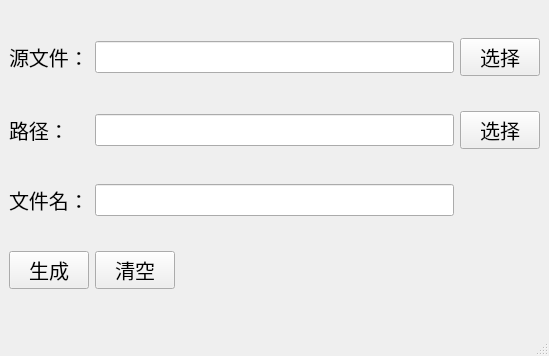
<?xml version="1.0" encoding="UTF-8"?>
<ui version="4.0">
 <class>MainWindow</class>
 <widget class="QMainWindow" name="MainWindow">
  <property name="geometry">
   <rect>
    <x>0</x>
    <y>0</y>
    <width>549</width>
    <height>356</height>
   </rect>
  </property>
  <property name="font">
   <font>
    <pointsize>15</pointsize>
   </font>
  </property>
  <property name="acceptDrops">
   <bool>false</bool>
  </property>
  <property name="windowTitle">
   <string>生成目录文件</string>
  </property>
  <widget class="QWidget" name="centralwidget">
   <layout class="QGridLayout" name="gridLayout">
    <item row="1" column="2">
     <widget class="QPushButton" name="obj_file_btn">
      <property name="font">
       <font>
        <pointsize>15</pointsize>
       </font>
      </property>
      <property name="text">
       <string>选择</string>
      </property>
     </widget>
    </item>
    <item row="4" column="1" alignment="Qt::AlignLeft|Qt::AlignVCenter">
     <widget class="QPushButton" name="clear_btn">
      <property name="font">
       <font>
        <pointsize>15</pointsize>
       </font>
      </property>
      <property name="text">
       <string>清空</string>
      </property>
     </widget>
    </item>
    <item row="2" column="1">
     <widget class="QLineEdit" name="edit_file_name"/>
    </item>
    <item row="0" column="1">
     <widget class="QLineEdit" name="edit_src"/>
    </item>
    <item row="1" column="1">
     <widget class="QLineEdit" name="edit_obj"/>
    </item>
    <item row="2" column="0">
     <widget class="QLabel" name="label_3">
      <property name="font">
       <font>
        <pointsize>15</pointsize>
       </font>
      </property>
      <property name="text">
       <string>文件名：</string>
      </property>
     </widget>
    </item>
    <item row="1" column="0">
     <widget class="QLabel" name="label_2">
      <property name="font">
       <font>
        <pointsize>15</pointsize>
       </font>
      </property>
      <property name="text">
       <string>路径：</string>
      </property>
     </widget>
    </item>
    <item row="0" column="0">
     <widget class="QLabel" name="label">
      <property name="font">
       <font>
        <pointsize>15</pointsize>
       </font>
      </property>
      <property name="text">
       <string>源文件：</string>
      </property>
     </widget>
    </item>
    <item row="0" column="2">
     <widget class="QPushButton" name="src_file_btn">
      <property name="font">
       <font>
        <pointsize>15</pointsize>
       </font>
      </property>
      <property name="text">
       <string>选择</string>
      </property>
     </widget>
    </item>
    <item row="4" column="0">
     <widget class="QPushButton" name="gen_btn">
      <property name="font">
       <font>
        <pointsize>15</pointsize>
       </font>
      </property>
      <property name="text">
       <string>生成</string>
      </property>
     </widget>
    </item>
   </layout>
  </widget>
  <widget class="QMenuBar" name="menubar">
   <property name="geometry">
    <rect>
     <x>0</x>
     <y>0</y>
     <width>549</width>
     <height>22</height>
    </rect>
   </property>
  </widget>
  <widget class="QStatusBar" name="statusbar"/>
 </widget>
 <resources/>
 <connections/>
</ui>
